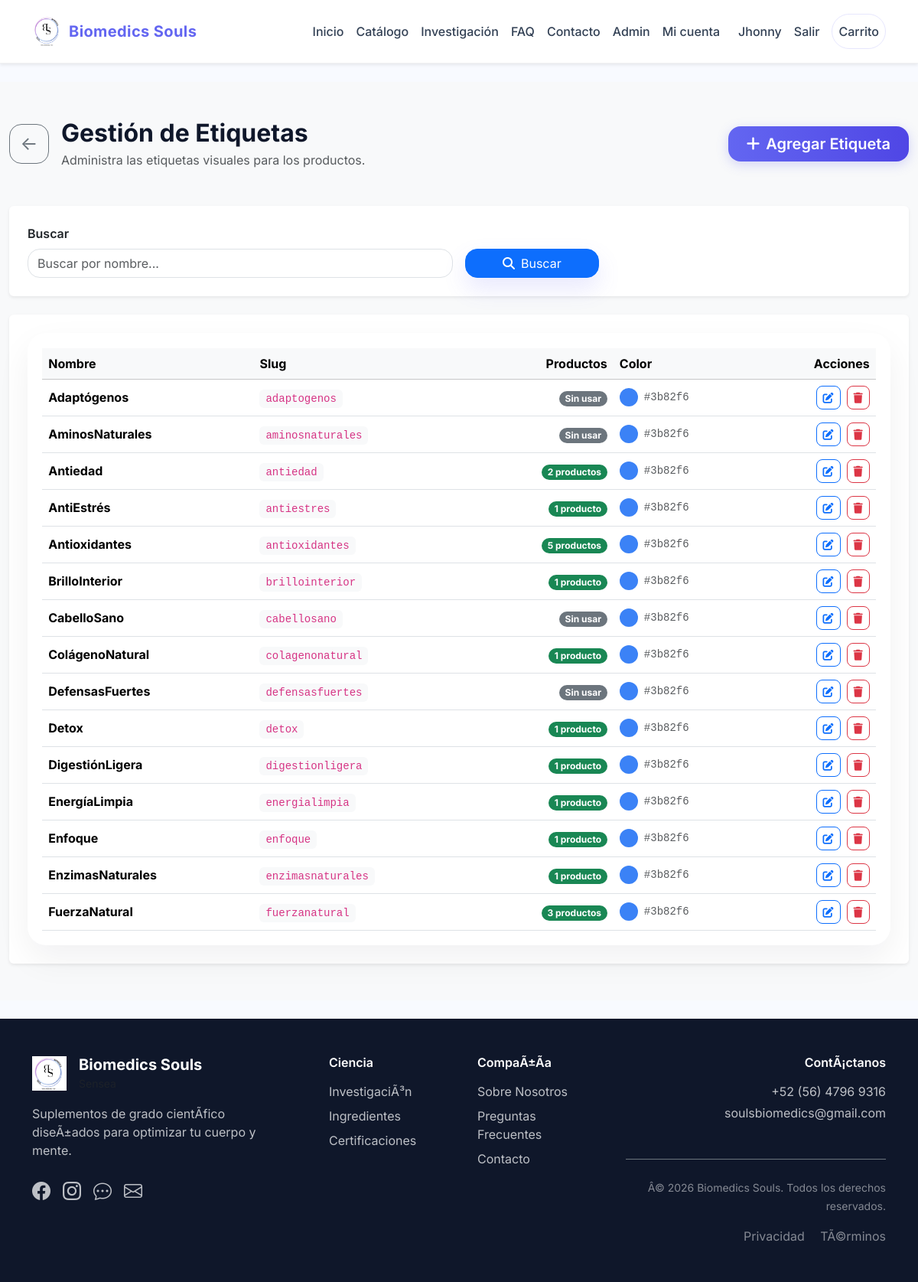
/index.php?url=admin/atributos/etiquetas (signed in), run on the app's committed database.
### tables this page shows
CREATE TABLE `usuarios` (
  `id` int(10) UNSIGNED NOT NULL,
  `nombre` varchar(100) NOT NULL,
  `apellidos` varchar(100) NOT NULL,
  `email` varchar(150) NOT NULL,
  `role` enum('cliente','admin','superadmin') NOT NULL DEFAULT 'cliente',
  `telefono` varchar(10) DEFAULT NULL,
  `password_hash` varchar(255) NOT NULL,
  `created_at` timestamp NOT NULL DEFAULT current_timestamp(),
  `updated_at` timestamp NOT NULL DEFAULT current_timestamp() ON UPDATE current_timestamp(),
  `deleted_at` timestamp NULL DEFAULT NULL
);

CREATE TABLE `etiquetas` (
  `id` int(10) UNSIGNED NOT NULL,
  `nombre` varchar(80) NOT NULL,
  `slug` varchar(80) NOT NULL,
  `color` varchar(7) NOT NULL DEFAULT '#3B82F6',
  `created_at` timestamp NOT NULL DEFAULT current_timestamp(),
  `updated_at` timestamp NOT NULL DEFAULT current_timestamp() ON UPDATE current_timestamp(),
  `deleted_at` timestamp NULL DEFAULT NULL
);

### public/app/core/Controller.php (called while the page is built, shortened)
<?php
class Controller
{
    protected function view(string $view, array $data = []): void
    {
        require APPROOT . '/views/layouts/main.php';
    }
    protected function getCurrentUser(): ?array
    {
        static $resolved = false;
        static $user     = null;
        if ($resolved) {
            return $user;
        }
        $user = Usuario::findById((int) $_SESSION['user_id']);
        return $user;
    }
    protected function requireAdmin(): void
    {
        $user = $this->getCurrentUser();
    }
}

### public/app/controllers/AdminAttributesController.php (called while the page is built, shortened)
<?php
class AdminAttributesController extends Controller
{
    public function __construct()
    {
        $this->requireAdmin();
    }
    public function list(string $type): void
    {
        $page    = max(1, (int) ($_GET['page'] ?? 1));
        $search  = trim($_GET['q'] ?? '');
        $perPage = 15;
        $data = AttributeService::getPaginatedData($type, $page, $search, $perPage);
        $this->view('admin/attributes/list', [
            'title'       => AttributeService::getTitle($type),
            'description' => AttributeService::getDescription($type),
            'type'        => $type,
            'items'       => $data['items'],
            'search'      => $data['search'],
            'currentPage' => $data['currentPage'],
            'totalPages'  => $data['totalPages'],
            'total'       => $data['total'],
        ]);
    }
}

### public/index.php (called while the page is built, shortened)
<?php
require_once __DIR__ . '/app/config/config.php';
require_once APPROOT . '/core/Controller.php';
new App();

### public/app/config/config.php (called while the page is built, shortened)
<?php
function site_url(string $path = ''): string
{
    $path = ltrim($path, '/');
    $base = BASE_URL === '/' ? '/' : BASE_URL . '/';
    return $base . 'index.php?url=' . $path;
}
function asset_url(string $path = ''): string
{
    $path = ltrim($path, '/');
    return BASE_URL === '/' ? '/assets/' . $path : BASE_URL . '/assets/' . $path;
}

### public/app/models/Usuario.php (called while the page is built, shortened)
<?php
class Usuario
{
    public static function findById(int $id): ?array
    {
        $db = Database::getInstance();
        $stmt = $db->prepare('SELECT * FROM usuarios WHERE id = :id AND deleted_at IS NULL LIMIT 1');
        $stmt->execute(['id' => $id]);
        return $stmt->fetch() ?: null;
    }
}

### public/app/models/BaseAttributeModel.php (called while the page is built, shortened)
<?php
abstract class BaseAttributeModel
{
    protected static string $table;
    public static function search(string $query = '', int $limit = 20, int $offset = 0): array
    {
        $db = Database::getInstance();
        if (empty($query)) {
            $stmt = $db->prepare('SELECT * FROM ' . static::$table . ' WHERE deleted_at IS NULL ORDER BY nombre LIMIT :limit OFFSET :offset');
            $stmt->bindValue(':limit', $limit, PDO::PARAM_INT);
            $stmt->bindValue(':offset', $offset, PDO::PARAM_INT);
        }
        $stmt->execute();
        return $stmt->fetchAll();
    }
}

### public/app/services/AttributeService.php (called while the page is built, shortened)
<?php
class AttributeService
{
    public static function getModelClass(string $type): ?string
    {
        return self::MODEL_MAP[$type] ?? null;
    }
    public static function getPaginatedData(string $type, int $page, string $search, int $perPage = 15): array
    {
        $modelClass = self::getModelClass($type);
        $offset = ($page - 1) * $perPage;
        $items = $modelClass::search($search, $perPage, $offset);
        $total = $modelClass::countSearch($search);
        $totalPages = (int) ceil($total / $perPage);
        $itemsWithStats = array_map(static function (array $item) use ($modelClass): array {
            $item['usages'] = $modelClass::countUsages((int) $item['id']);
            return $item;
        }, $items);
        return [
            'items' => $itemsWithStats,
            'total' => $total,
            'totalPages' => $totalPages,
            'currentPage' => $page,
            'perPage' => $perPage,
            'search' => $search,
        ];
    }
}

### public/app/views/admin/attributes/list.php (the view, shortened to what this page needs)
<div class="container-fluid py-5 admin-attributes" style="min-height: 100vh; background: #f8f9fa;">
    <div class="row">
        <div class="col-12">
            <div class="d-flex flex-column flex-md-row align-items-start align-items-md-center justify-content-between gap-3 mb-5">
                <div class="d-flex align-items-center gap-3">
                    <a href="<?= site_url('admin'); ?>" class="btn btn-outline-secondary rounded-4 d-flex align-items-center justify-content-center" style="width:52px; height:52px; font-size:1.5rem;">←</a>
                    <div>
                        <h1 class="h2 fw-bold mb-1">Gestión de Etiquetas</h1>
                        <p class="text-muted mb-0">Administra las etiquetas visuales para los productos.</p>
                    </div>
                </div>
                <a href="<?= site_url('admin/atributo-form/etiquetas'); ?>" class="btn btn-lg btn-gradient rounded-4 px-4"><i class="fas fa-plus me-2"></i>Agregar Etiqueta</a>
            </div>
            <div class="card border-0 shadow-sm mb-4">
                <div class="card-body p-4">
                    <form method="GET" class="row g-3 align-items-end">
                        <div class="col-12 col-md-6"><label class="form-label fw-semibold">Buscar</label><input type="text" name="q" class="form-control rounded-4" placeholder="Buscar por nombre..." value="<?= htmlspecialchars($search ?? ''); ?>"></div>
                        <div class="col-12 col-md-3 col-lg-2"><button type="submit" class="btn btn-primary w-100 rounded-4"><i class="fas fa-search me-2"></i>Buscar</button></div>
                    </form>
                </div>
            </div>
            <div class="card border-0 shadow-sm">
                <div class="card-body p-4">
                    <?php if (empty($items)): ?>
                        <div class="text-center py-5"><i class="fas fa-tags text-warning fs-1 mb-3 d-block opacity-50"></i><h5 class="text-muted">No hay etiquetas registradas</h5><p class="text-muted mb-4">Comienza creando la primera etiqueta.</p><a href="<?= site_url('admin/atributo-form/etiquetas'); ?>" class="btn btn-primary rounded-4"><i class="fas fa-plus me-2"></i>Crear Etiqueta</a></div>
                    <?php else: ?>
                        <div class="table-responsive">
                            <table class="table table-hover align-middle mb-0">
                                <thead class="table-light"><tr><th>Nombre</th><th>Slug</th><th class="text-end">Productos</th><th>Color</th><th class="text-end">Acciones</th></tr></thead>
                                <tbody>
                                <?php foreach ($items as $item): ?>
                                    <tr>
                                        <td><strong><?= htmlspecialchars($item['nombre']); ?></strong></td>
                                        <td><code class="bg-light px-2 py-1 rounded"><?= htmlspecialchars($item['slug']); ?></code></td>
                                        <td class="text-end"><?php if (($item['usages'] ?? 0) > 0): ?><span class="badge bg-success rounded-pill"><?= $item['usages']; ?> producto<?= $item['usages'] !== 1 ? 's' : ''; ?></span><?php else: ?><span class="badge bg-secondary rounded-pill">Sin usar</span><?php endif; ?></td>
                                        <td><div class="d-flex align-items-center gap-2"><div class="rounded-circle" style="width: 24px; height: 24px; background-color: <?= htmlspecialchars($item['color'] ?? '#3B82F6'); ?>;" title="<?= htmlspecialchars($item['color'] ?? '#3B82F6'); ?>"></div><code class="text-muted"><?= htmlspecialchars($item['color'] ?? '#3B82F6'); ?></code></div></td>
                                        <td class="text-end"><a href="<?= site_url('admin/atributo-form/etiquetas/' . (int) $item['id']); ?>" class="btn btn-sm btn-outline-primary rounded-3" title="Editar"><i class="fas fa-edit"></i></a><button type="button" class="btn btn-sm btn-outline-danger rounded-3 ms-2" onclick="deleteAttribute(this, <?= (int) $item['id']; ?>, 'etiquetas', <?= $item['usages'] ?? 0; ?>)" title="Eliminar"><i class="fas fa-trash"></i></button></td>
                                    </tr>
                                <?php endforeach; ?>
                                </tbody>
                            </table>
                        </div>
                    <?php endif; ?>
                </div>
            </div>
        </div>
    </div>
</div>
<link rel="stylesheet" href="<?= asset_url('css/admin-attributes.css'); ?>">

### public/app/views/partials/header.php (shortened to what this page needs)
<header>
    <nav class="navbar navbar-expand-lg navbar-light shadow-sm py-3">
        <div class="container">
            <a class="navbar-brand d-flex align-items-center" href="<?= site_url(); ?>">
                <img src="<?= asset_url('img/deco/logo.jpeg'); ?>" alt="Biomedics Souls Logo" height="40" class="me-2">
                Biomedics Souls
            </a>
            <div class="collapse navbar-collapse" id="mainNavbar">
                <ul class="navbar-nav ms-auto mb-2 mb-lg-0 align-items-lg-center">
                    <li class="nav-item"><a class="nav-link" href="<?= site_url('home'); ?>">Inicio</a></li>
                    <li class="nav-item"><a class="nav-link" href="<?= site_url('catalogo'); ?>">Catálogo</a></li>
                    <li class="nav-item"><a class="nav-link" href="<?= site_url('ciencia'); ?>">Investigación</a></li>
                    <li class="nav-item"><a class="nav-link" href="<?= site_url('faq'); ?>">FAQ</a></li>
                    <li class="nav-item"><a class="nav-link" href="<?= site_url('contacto'); ?>">Contacto</a></li>
                    <?php if (!empty($currentUser)): ?>
                        <?php if (in_array($currentUser['role'], ['admin', 'superadmin'], true)): ?>
                            <li class="nav-item"><a class="nav-link" href="<?= site_url('admin/dashboard'); ?>">Admin</a></li>
                        <?php endif; ?>
                        <li class="nav-item"><a class="nav-link" href="<?= site_url('cuenta'); ?>">Mi cuenta</a></li>
                        <li class="nav-item"><span class="nav-link disabled px-3"><?= htmlspecialchars($currentUser['nombre'] ?? 'Usuario'); ?></span></li>
                        <li class="nav-item">
                            <form method="post" action="<?= site_url('auth/logout'); ?>" class="d-inline">
                                <button type="submit" class="nav-link btn btn-link p-0 border-0">Salir</button>
                            </form>
                        </li>
                    <?php else: ?>
                        <li class="nav-item"><a class="nav-link" href="<?= site_url('auth/login'); ?>">Ingresar</a></li>
                        <li class="nav-item"><a class="nav-link" href="<?= site_url('auth/register'); ?>">Registro</a></li>
                    <?php endif; ?>
                    <li class="nav-item ms-lg-3">
                        <a class="nav-link header-action" href="<?= site_url('carrito'); ?>">Carrito</a>
                    </li>
                </ul>
            </div>
        </div>
    </nav>
</header>

### public/assets/css/styles.css (style rules this page uses)
:root { color-scheme: light; --bg: #ffffff; --surface: #f8faff; --surface-soft: #f1f5f9; --primary: #6366f1; --primary-soft: rgba(99, 102, 241, 0.12); --secondary: #a855f7; --dark-blue: #4338ca; --text: #0f172a; --muted: #64748b; --border: #e2e8f0; --radius: 1.5rem; }
* { box-sizing: border-box; }
body { margin: 0; min-height: 100vh; font-family: 'Inter', system-ui, -apple-system, BlinkMacSystemFont, 'Segoe UI', sans-serif; background: var(--surface); color: var(--text); }
a { color: var(--dark-blue); }
.navbar { background: rgba(255, 255, 255, 0.96) !important; backdrop-filter: blur(12px); border-bottom: 1px solid rgba(15, 23, 42, 0.06); }
.navbar-brand { font-weight: 700; letter-spacing: 0.02em; color: var(--primary) !important; }
.navbar .nav-link { color: #334155 !important; font-weight: 500; }
.header-action { border-radius: 999px; padding: 0.65rem 1.1rem; border: 1px solid rgba(99, 102, 241, 0.16); }
.btn-primary, .btn-success { border-radius: 1rem; box-shadow: 0 14px 30px rgba(99, 102, 241, 0.15); }
.btn-outline-primary { border-radius: 1rem; }
.table-responsive { background: #ffffff; border-radius: 1.5rem; padding: 1.2rem; box-shadow: 0 18px 45px rgba(15,23,42,0.06); }
.table th, .table td { border-top: none; vertical-align: middle; }
.table tbody tr:nth-child(odd) { background: var(--surface); }

### public/assets/css/admin-attributes.css (style rules this page uses)
.btn-gradient { background: linear-gradient(90deg, #6366f1, #4f46e5); border: none; color: #ffffff; font-weight: 600; border-radius: 16px; box-shadow: 0 4px 15px rgba(99, 102, 241, 0.25); transition: transform 0.25s ease, box-shadow 0.25s ease; }
.admin-attributes .card { transition: all 0.3s ease; }
.admin-attributes .badge { transition: transform 0.2s ease; }

### data on the page
usuarios: nombre "Jhonny"
etiquetas: nombre "Adaptógenos", slug "adaptogenos", shows "Sin usar", color "#3b82f6"
etiquetas: nombre "AminosNaturales", slug "aminosnaturales", shows "Sin usar", color "#3b82f6"
etiquetas: nombre "Antiedad", slug "antiedad", usages "2", color "#3b82f6"
etiquetas: nombre "AntiEstrés", slug "antiestres", usages "1", color "#3b82f6"
etiquetas: nombre "Antioxidantes", slug "antioxidantes", usages "5", color "#3b82f6"
etiquetas: nombre "BrilloInterior", slug "brillointerior", usages "1", color "#3b82f6"
etiquetas: nombre "CabelloSano", slug "cabellosano", shows "Sin usar", color "#3b82f6"
etiquetas: nombre "ColágenoNatural", slug "colagenonatural", usages "1", color "#3b82f6"
etiquetas: nombre "DefensasFuertes", slug "defensasfuertes", shows "Sin usar", color "#3b82f6"
etiquetas: nombre "Detox", slug "detox", usages "1", color "#3b82f6"
etiquetas: nombre "DigestiónLigera", slug "digestionligera", usages "1", color "#3b82f6"
etiquetas: nombre "EnergíaLimpia", slug "energialimpia", usages "1", color "#3b82f6"
etiquetas: nombre "Enfoque", slug "enfoque", usages "1", color "#3b82f6"
etiquetas: nombre "EnzimasNaturales", slug "enzimasnaturales", usages "1", color "#3b82f6"
etiquetas: nombre "FuerzaNatural", slug "fuerzanatural", usages "3", color "#3b82f6"
